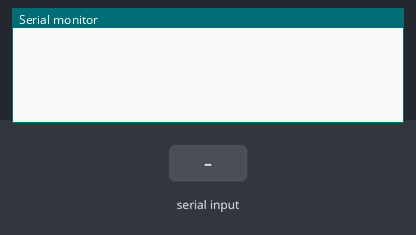
Recording of a sketch running on a simulated Arduino Uno, built with avr-gcc and run on an emulated ATmega328P. Shown: the last lines printed to the serial monitor. The test bench sets the inputs (shaded band).

Above: at 1.2 s.
1.3 s: "90 45\n" received over Serial
At 2.1 s:
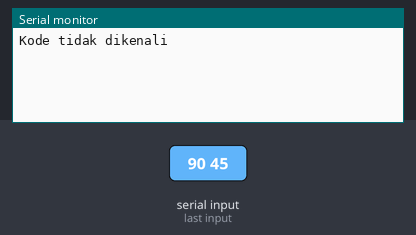
2.8 s: "3000\n" received over Serial
At 3.5 s:
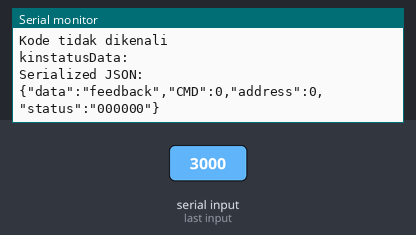

The sketch:

Encode_Hex_to_Origin_Data-simulation_case.ino
```cpp
/************************CMD 3002 Dimmer ******************************************************
//09:17:58.400 -> Received data: {"feedback":"Dimmer","CMD":3002,"status":"0,0,0,0,0,0,0,0,0,0,0,0,0,0,0,0,0,0,0,0,0,0,0,0,0,0,0,0,0,0,255,255,255,255,255,255,","OK":1}
//09:17:58.400 -> Feedback: Dimmer
//09:17:58.400 -> CMD: 3002
//09:17:58.400 -> Status: 0,0,0,0,0,0,0,0,0,0,0,0,0,0,0,0,0,0,0,0,0,0,0,0,0,0,0,0,0,0,255,255,255,255,255,255,
//09:17:58.447 -> OK: 1
                                                 18 19  20  21  22  23  24  --> Receiver
//09:17:58.447 -> Zigbee Data ke [0]:[ 0 0 0 0 0 0  FF  EF  12  BC  FE  AE  1 0 0 0 0 ]
                                                    36  35  34  33  32  31 --> bit
                                      --> parsingDecimal-->return 255,150,120,20,10,50
                                      String newStatus+= return+",";
                                       255,150,120,20,10,50,0,0,0,0,0,0,0,0,0,0,0,0,0,0,100,100,100,100,100

//09:17:58.447 -> Zigbee Data ke [1]:[ 0 0 0 0 0 1 0 0 0 0 0 0 1 0 0 0 0 ]
                                                   30 29 28 27 26 25 --> bit
//09:17:58.447 -> Zigbee Data ke [2]:[ 0 0 0 0 0 2 0 0 0 0 0 0 1 0 0 0 0 ]
                                                   24 23 22 21 20 19 --> bit
//09:17:58.447 -> Zigbee Data ke [3]:[ 0 0 0 0 0 3 0 0 0 0 0 0 1 0 0 0 0 ]
                                                   18 17 16 15 14 13 --> bit
//09:17:58.447 -> Zigbee Data ke [4]:[ 0 0 0 0 0 4 0 0 0 0 0 0 1 0 0 0 0 ]
                                                   12 11 10 9  8  7  --> bit
//09:17:58.447 -> Zigbee Data ke [5]:[ 0 0 0 0 0 5 FF FF FF FF FF FF 1 0 0 0 0 ]
                                                   6  5  4  3  2  1 --> bit

/************************CMD 3000 Kinetic ******************************************************
//09:53:14.084 -> Received data: {"feedback":"Kinetic","CMD":3000,"status":"0,0,0,0,0,0,0,0,0,0,0,0,0,0,0,0,0,0,0,0,0,0,0,0,0,0,0,0,0,0,1,1,1,1,1,1,","OK":1}
//09:53:14.084 -> Feedback: Kinetic
//09:53:14.084 -> CMD: 3000
//09:53:14.084 -> Status: 0,0,0,0,0,0,0,0,0,0,0,0,0,0,0,0,0,0,0,0,0,0,0,0,0,0,0,0,0,0,1,1,1,1,1,1,
//09:53:14.131 -> OK: 1
//09:53:14.131 -> 0 0 0 0 0 0 0 0 0 0 3F 1 0 0 0 0 0
**********************************************************************************************/
#define u8 unsigned char
#include <ArduinoJson.h>
String dimstatusData[7];
int kinstatusData[6];
String binaryValue[6];
String data;
u8 RX2_Buff[200];

int cmd1; // Declare cmd1 as an integer
String strSend; // Declare strSend as a String
int timer1; // Declare timer1 as an integer

String encodeKinetic(String data) {
  String encodedData = "";
  // Memisahkan data berdasarkan spasi
  String extractData[data.length()]; // Sesuaikan ukuran array sesuai dengan kebutuhan
  int indexNum = 0;
  while (data.length() > 0) {
    int spaceIndex = data.indexOf(' ');
    if (spaceIndex >= 0) {
      extractData[indexNum] = data.substring(0, spaceIndex);
      data = data.substring(spaceIndex + 1);
    } else {
      extractData[indexNum] = data;
      data = "";
    }
    indexNum++;
  }

  // Ambil indeks 5 hingga 10 dari extractData, masukkan ke variabel statusData
  Serial.print("kinstatusData: ");
  for (int i = 5; i < 11; i++) {
      kinstatusData[i - 5] = strtol(extractData[i].c_str(), NULL, HEX); //Konversi Hex ke Dec
      binaryValue[i - 5] = String(kinstatusData[i - 5], BIN);   //Konversi Dec ke Bin
  }
  Serial.println();

  // Construct the encoded data as a string
  for (int i = 0; i < 6; i++) {
    encodedData += binaryValue[i];
  }

  return encodedData;

//      Serial.print(kinstatusData[i - 5]);
//      Serial.print(" ");

//  // Mencetak extractData
//  Serial.print("Extracted Data: ");
//  for (int i = 0; i < indexNum; i++) {
//    Serial.print(extractData[i]);
//    Serial.print(" ");
//  }
//  Serial.println();

//  Serial.print("statusData in BIN: ");
//  for (int i = 0; i < 6; i++) {
//    Serial.print(binaryValue[i]);
//    Serial.print(",");
//  }
//  Serial.println();

}

void encodeDimmer(String data){
  // Memisahkan data berdasarkan spasi
  String extractData[data.length()]; // Sesuaikan ukuran array sesuai dengan kebutuhan
  int indexNum = 0;
  while (data.length() > 0) {
    int spaceIndex = data.indexOf(' ');
    if (spaceIndex >= 0) {
      extractData[indexNum] = data.substring(0, spaceIndex);
      data = data.substring(spaceIndex + 1);
    } else {
      extractData[indexNum] = data;
      data = "";
    }
    indexNum++;
  }

//  // Mencetak extractData
//  Serial.print("Extracted Data: ");
//  for (int i = 0; i < indexNum; i++) {
//    Serial.print(extractData[i]);
//    Serial.print(" ");
//  }
//  Serial.println();

  // Ambil indeks 6 hingga 11 dari extractData, masukkan ke variabel statusData
//  Serial.print("dimstatusData: ");
  for (int i = 5; i < 12; i++) {
      dimstatusData[i - 6] = strtol(extractData[i].c_str(), NULL, HEX); //Konversi Hex ke Dec
//      RX2_Buff[i - 6] = strtol(extractData[i].c_str(), NULL, HEX); //Konversi Hex ke Dec
//      Serial.print(dimstatusData[i - 6]);
//      Serial.print(" ");
  }
  Serial.println();

  //store to matrix here

}

void processData(String receivedData) {
  DynamicJsonDocument backDoc(1024);
  int code = receivedData.toInt(); // Mengubah data menjadi integer
  String encodedData ;

  switch (code) {
    case 3000:
      encodedData = encodeKinetic(receivedData);
      //RX2_Buff[19] = encodedData.toInt(); // Set RX2_Buff[19] to the encodedData as an integer
      //encodeKinetic(receivedData);
      backDoc["data"] = "feedback";
      backDoc["CMD"] = cmd1;
      //backDoc["Time"] = timer1;
      backDoc["address"] = RX2_Buff[18];
      backDoc["status"] = encodedData;

//      backDoc["status"] = RX2_Buff[20];
//      backDoc["status"] = RX2_Buff[21];
//      backDoc["status"] = RX2_Buff[22];
//      backDoc["status"] = RX2_Buff[23];
//      backDoc["OK"] = RX2_Buff[24];
      //deserializeJson(backDoc, strSend);
      serializeJson(backDoc, strSend);
      // serializeJson(backDoc, Serial);
      // Print the JSON string to Serial Monitor
      Serial.println("Serialized JSON:");
      Serial.println(strSend);
       //serializeJson(backDoc, SoftSerial);
      break;

    case 3002:
      encodeDimmer(receivedData);
      break;
    default:
      // Kode yang tidak dikenali
      Serial.println("Kode tidak dikenali");
      break;
  }
}

void setup() {
  Serial.begin(115200);
}

void loop() {
  if (Serial.available()) {
    // Baca data dari port serial
    data = Serial.readStringUntil('\n');
    // Panggil fungsi encode untuk memproses data
    processData(data);
  }
}
```

Measured:
- after the input at 1.3 s, the serial monitor: prints a new line at once (image 1)
- after the input at 2.8 s, the serial monitor: prints a new line at once (image 2)
